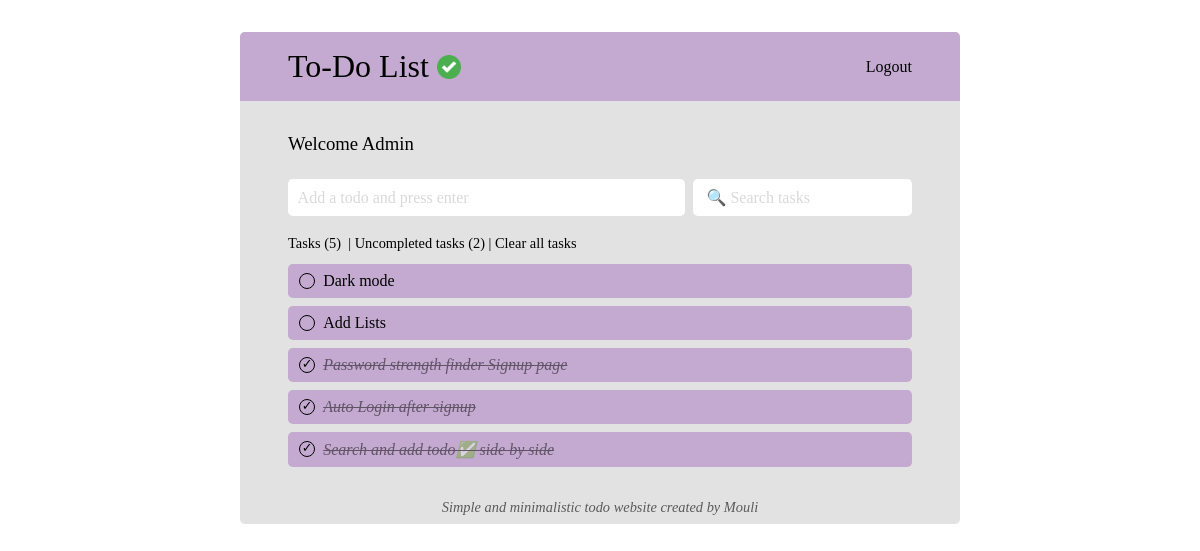
Page /Todo/ (signed in) on the earlier database version.
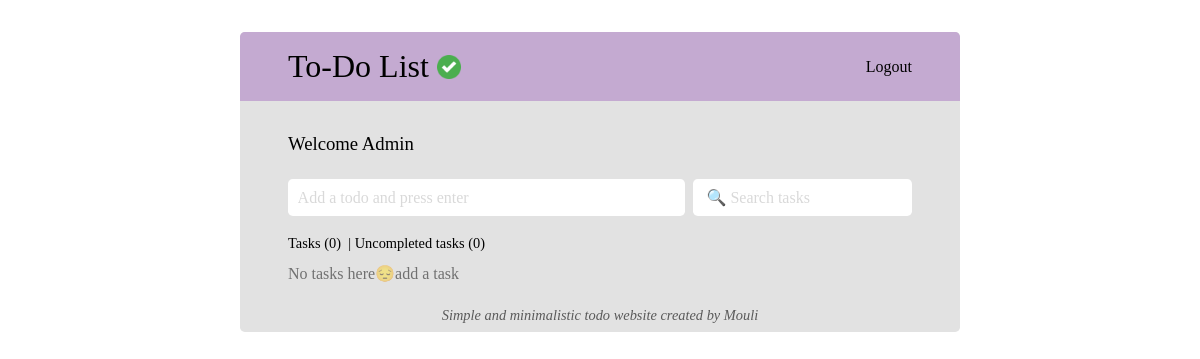
Same page on the later database version.
### todos/models.py (models this page shows, shortened)
class Todo(models.Model):
    user = models.ForeignKey(User, on_delete=models.CASCADE)
    todo=models.CharField(max_length=200)
    description=models.TextField(blank=True, null=True)
    completed =models.BooleanField(default=False)
    created_at = models.DateTimeField(default=datetime.now)

### todos/views.py (the view)
# urls.py: path('Todo/', views.Todo, name="Todo"),
def Todo(request):
    if request.user.is_authenticated:
        return render(request, 'Todo.html',
        {
        'Total':Task.objects.filter(user=request.user).count(),
        'Todos_here':Task.objects.filter(user=request.user).order_by("completed", "-created_at"),
        'Completed':Task.objects.filter(user=request.user, completed=True),
        'Remaining':Task.objects.filter(user=request.user).count()-Task.objects.filter(user=request.user, completed=True).count()
        })
    return render(request, 'Home.html')

### Templates/Todo.html (shortened to what this page needs)
{% load static %}
<!DOCTYPE html>
<html lang="en">
  <head>
    <link rel="stylesheet" href="{% static '/Css/Home.css' %}" />
  </head>
  <body>
    <div class="Container">
      <div class="Header">
        <h1>
          To-Do List
          <img src="{% static '/Images/Favicon.png' %}" alt="" />
        </h1>
        <div class="Flex moregap">
          <a href="{% url 'Logout' %}">Logout</a>
        </div>
      </div>
      <div class="Body">
        <h3 class="Flex">
          Welcome {{user.username}}
        </h3>
        <div class="Flexgrow">
          <form class="Addtodo" action="{% url 'Createtodo' %}" method="POST">
            <input
              class="Strech"
              type="text"
              name="Addtask"
              placeholder="Add a todo and press enter"
              required
            />
          </form>
          <form action="{% url 'Search'  %}" method="POST">
            <input
              value="{{value}}"
              class="Strech"
              name="Search"
              type="text"
              placeholder=" &#128269 Search tasks"
            />
          </form>
        </div>
        <p class="Stats">
          <a href="{% url 'Todo' %}">Tasks ({{Total}})&nbsp;</a> |
          <a href="{% url 'Uncompleted' %}"
            >Uncompleted tasks ({{Remaining}})
          </a>
          {% if Todos_here %}
          <a href="{% url 'Clear' %}">| Clear all tasks</a>
          {% endif %}
        </p>
        {% if Todos_here %} {% for i in Todos_here %} {% if i.completed %}
        <div class="Todo" draggable="true">
          <div class="Flex">
            <a href="{% url 'Redotodo' i.id %}">
              <section id="over" onclick="Transform()"></section>
            </a>
            <a href="{% url 'Redotodo' i.id %}">
              <p class="completed"><i>{{i.todo}}</i></p>
            </a>
          </div>
        </div>
        {% else %}
        <div class="Todo">
          <div class="Flex">
            <a href="{% url 'Completed' i.id %}">
              <section onclick="Transform()"></section>
            </a>
            <a href="{% url 'Completed' i.id %}">
              <p>{{i.todo}}</p>
            </a>
          </div>
        </div>
        {% endif %} {% endfor %} {% else %}
        <p class="Middle">No tasks here😔add a task</p>
        {% endif %}
      </div>
      <div class="Footer">
        <p><i>Simple and minimalistic todo website created by Mouli</i></p>
      </div>
    </div>
  </body>
</html>

### Static/Css/Home.css (style rules this page uses)
:root { --White: #ffffff; --Black: #000000; --Primary-purple: #c4aad1; --Background-grey: #e2e2e2; --Placeholder-grey: #d9d9d9; }
* { margin: 0; padding: 0; border-radius: 0.3rem; box-sizing: border-box; font-family: montserrat medium; }
h1, h2, h3, h4, h5, h6 { font-weight: 100; }
h3 { margin: 1rem 0; }
input { width: 30ch; border: none; outline: none; display: block; font-size: 1rem; padding: 0.6rem; }
::placeholder { font-size: 1rem; color: var(--Placeholder-grey); }
img { width: 1.5rem; height: 1.5rem; margin: -0.1rem 0; }
.Container { width: 60vw; max-width: 80vw; margin: 2rem auto; background-color: var(--Background-grey); }
.Container .Header { display: flex; gap: 1rem; flex-wrap: wrap; align-items: center; padding: 1rem 3rem; border-radius: 0.3rem 0.3rem 0 0; justify-content: space-between; background-color: var(--Primary-purple); }
.Container a { text-decoration: none; color: var(--Black); }
.Container .Body { padding: 1rem 3rem; max-height: 70vh; overflow: auto; border-radius: 0; }
.Stats { margin: 0.7rem 0; font-size: 0.9rem; }
.Addtodo { margin: 0.5rem 0; }
.Addtodo input { margin: 0; }
.Footer { text-align: center; padding: 0.5rem 3rem; font-size: 0.9rem; border-radius: 0 0 0.3rem 0.3rem; opacity: 0.6; }
.Flexgrow input { width: 100%; }
.Flexgrow { display: flex; flex-wrap: wrap; gap: 0.5rem; align-items: center; justify-content: space-between; }
.Flexgrow form:nth-of-type(1) { flex-grow: 1; }
.Middle { opacity: 0.5; }
.Strech { flex-grow: 2; width: 80%; }
.Flex { display: flex; gap: 0.5rem; align-items: center; }
.moregap { gap: 1rem; }
@media screen and (max-width: 1400px) { .Container { width: 60vw; } }

Differences in the rows shown:
removed Todo: todo "Dark mode"
removed Todo: todo "Add Lists"
removed Todo: todo "Password strength finder Signup page"
removed Todo: todo "Auto Login after signup"
removed Todo: todo "Search and add todo✅ side by side"
Other differences:
{{ Total }}: "5" → "0"
{{ Remaining }}: "2" → "0"
text no longer shown: "| Clear all tasks"
text now shown: "No tasks here😔add a task"
